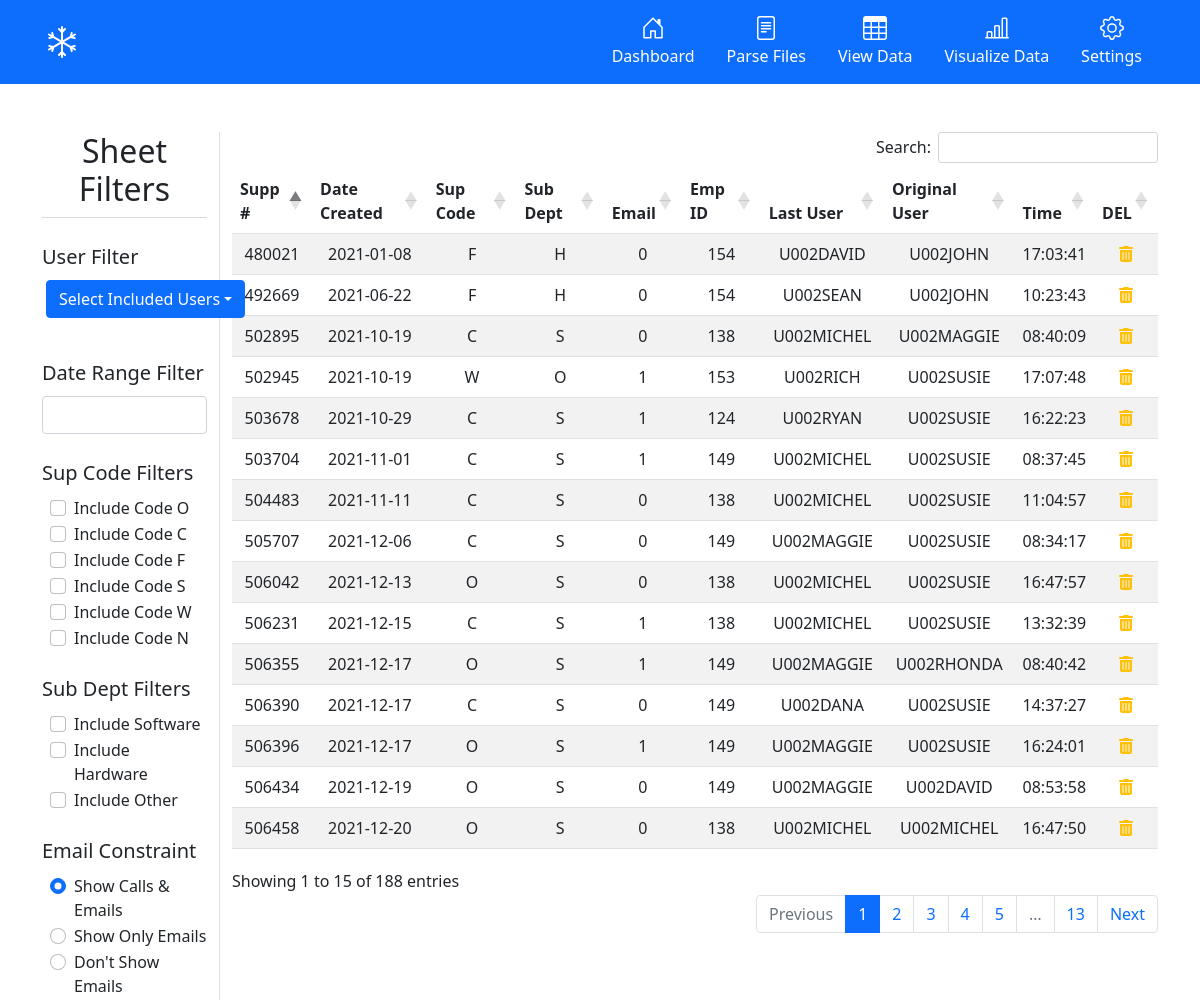
The app's page /sheets/ with its own data.
### tables this page shows
CREATE TABLE calls(
                                    support_number TEXT, 
                                    date_created TEXT, 
                                    sup_code TEXT,
                                    sub_dept TEXT,
                                    email TEXT,
                                    employee_id TEXT, 
                                    last_user TEXT, 
                                    original_user TEXT, 
                                    time_last_changed TEXT,
                                    FOREIGN KEY(employee_id) REFERENCES employees(id),
                                    PRIMARY KEY(support_number, date_created));

### src/routes/sheets_routes.py (the view)
@sheets_bp.route('/', methods=["GET"])
def sheets():
    return render_template('sheets.html', calls=calls_db.read(), employees=employees_db.read())

### src/models/call.py (called while the page is built)
    def read(self):
        self.cursor.execute('''
                            SELECT * FROM calls
                            ''')
        return self.cursor.fetchall()

### src/models/employee.py (called while the page is built)
    def read(self):
        self.cursor.execute('''
                            SELECT * FROM employees
                            ''')
        return self.cursor.fetchall()

### src/templates/sheets.html (shortened to what this page needs)
{% extends "base.html" %}
{% block content %}
<div class="container">
  <div class="row mt-5">
    <div class="col-2 border-end">
      <h2 class="display-6 text-center">Sheet Filters</h2>
      <div class="dropdown-divider mt-1"></div>
      <label for="userConstraint" class="form-label lead mt-3">User Filter</label>
      <div id="userConstraint" class="btn-group ms-1 mb-4">
        <button type="button" class="btn btn-primary dropdown-toggle" data-bs-toggle="dropdown">Select Included
          Users</button>
      </div>
      <label for="dateConstraint" class="form-label lead mt-3">Date Range Filter</label>
      <input id="dateConstraint" type="text" name="dates" class="form-control mb-4">
      <label for="supCodeConstraints" class="form-label lead">Sup Code Filters</label>
      <div id="supCodeConstraints" class="ms-2 mb-4">
        <div class="form-check">
          <label class="form-check-label" for="oCheck">Include Code O</label>
          <input class="form-check-input supCodeCheck" type="checkbox" value="O" id="oCheck">
        </div>
        <div class="form-check">
          <label class="form-check-label" for="cCheck">Include Code C</label>
          <input class="form-check-input supCodeCheck" type="checkbox" value="C" id="cCheck">
        </div>
        <div class="form-check">
          <label class="form-check-label" for="fCheck">Include Code F</label>
          <input class="form-check-input supCodeCheck" type="checkbox" value="F" id="fCheck">
        </div>
        <div class="form-check">
          <label class="form-check-label" for="sCheck">Include Code S</label>
          <input class="form-check-input supCodeCheck" type="checkbox" value="S" id="sCheck">
        </div>
        <div class="form-check">
          <label class="form-check-label" for="wCheck">Include Code W</label>
          <input class="form-check-input supCodeCheck" type="checkbox" value="W" id="wCheck">
        </div>
        <div class="form-check">
          <label class="form-check-label" for="nCheck">Include Code N</label>
          <input class="form-check-input supCodeCheck" type="checkbox" value="N" id="nCheck">
        </div>
      </div>
      <label for="subDeptConstraints" class="form-label lead">Sub Dept Filters</label>
      <div id="subDeptConstraints" class="ms-2 mb-4">
        <div class="form-check">
          <label class="form-check-label" for="softwareCheck">Include Software</label>
          <input class="form-check-input subDeptCheck" value="S" type="checkbox" id="softwareCheck">
        </div>
        <div class="form-check">
          <label class="form-check-label" for="hardwareCheck">Include Hardware</label>
          <input class="form-check-input subDeptCheck" value="H" type="checkbox" id="hardwareCheck">
        </div>
        <div class="form-check">
          <label class="form-check-label" for="otherCheck">Include Other</label>
          <input class="form-check-input subDeptCheck" value="O" type="checkbox" id="otherCheck">
        </div>
      </div>
      <label for="emailConstraint" class="form-label lead">Email Constraint</label>
      <div id="emailConstraint" class="ms-2">
        <div class="form-check">
          <label class="form-check-label" for="includeCallsAndEmailsCheck">Show Calls & Emails</label>
          <input class="form-check-input emailRadioButton" value="1|0" type="radio" name="flexRadioDefault" id="includeCallsAndEmailsCheck" checked>
        </div>
        <div class="form-check">
          <label class="form-check-label" for="includeEmailsCheck">Show Only Emails</label>
          <input class="form-check-input emailRadioButton" value="1" type="radio" name="flexRadioDefault" id="includeEmailsCheck">
        </div>
        <div class="form-check">
          <label class="form-check-label" for="excludeEmailsCheck">Don't Show Emails</label>
          <input class="form-check-input emailRadioButton" value="0" type="radio" name="flexRadioDefault" id="excludeEmailsCheck">
        </div>
      </div>
    </div>
    <div class="col-10">
      <table class="table table-striped dataTable text-center" id="sheetTable">
        <thead>
          <tr>
            <th scope="col">Supp #</th>
            <th scope="col">Date Created</th>
            <th scope="col">Sup Code</th>
            <th scope="col">Sub Dept</th>
            <th scope="col">Email</th>
            <th scope="col">Emp ID</th>
            <th scope="col">Last User</th>
            <th scope="col">Original User</th>
            <th scope="col">Time</th>
            <th scope="col">DEL</th>
          </tr>
        </thead>
        <tbody>
          {% for call in calls %}
          <tr>
            <td>{{ call[0] }}</td>
            <td>{{ call[1] }}</td>
            <td>{{ call[2] }}</td>
            <td>{{ call[3] }}</td>
            <td>{{ call[4] }}</td>
            <td>{{ call[5] }}</td>
            <td>{{ call[6] }}</td>
            <td>{{ call[7] }}</td>
            <td>{{ call[8] }}</td>
            <td>
              <a>
                <i class="fas fa-trash-alt text-warning"></i>
              </a>
          </tr>
          {% endfor %}
        </tbody>
      </table>
    </div>
  </div>
</div>
{% endblock %}

### src/templates/base.html (shortened to what this page needs)
<!DOCTYPE html>
<html lang="en">
<head>
    <link href="https://cdn.jsdelivr.net/npm/bootstrap@5.1.3/dist/css/bootstrap.min.css" rel="stylesheet"
>
    <link rel="stylesheet" href="https://cdnjs.cloudflare.com/ajax/libs/animate.css/4.1.1/animate.min.css" />
    <link rel="stylesheet" href="https://cdn.datatables.net/1.11.5/css/dataTables.bootstrap5.min.css">
    <link rel="stylesheet" type="text/css" href="https://cdn.jsdelivr.net/npm/daterangepicker/daterangepicker.css" />
    <link rel="stylesheet" type="text/css" href="{{ url_for('static',filename='css/styles.css') }}">
</head>
<body>
    <div class="px-3 py-2 bg-primary text-white">
        <div class="container">
            <div class="d-flex flex-wrap align-items-center justify-content-center justify-content-lg-start">
                <a href="/" class="d-flex align-items-center my-2 my-lg-0 me-lg-auto text-white text-decoration-none">
                    <svg class="bi me-2" width="40" height="32" role="img" aria-label="Snowball">
                        <use xlink:href="#snowball"></use>
                    </svg>
                </a>
                <ul class="nav col-12 col-lg-auto my-2 justify-content-center my-md-0 text-small">
                    <li>
                        <a href="/settings/employees" class="nav-link text-white">
                            <svg class="bi d-block mx-auto mb-1" width="24" height="24">
                                <use xlink:href="#home"></use>
                            </svg>
                            Dashboard
                        </a>
                    </li>
                    <li>
                        <a href="/parse" class="nav-link text-white">
                            <svg class="bi d-block mx-auto mb-1" width="24" height="24">
                                <use xlink:href="#file-text"></use>
                            </svg>
                            Parse Files
                        </a>
                    </li>
                    <li>
                        <a href="/sheets" class="nav-link text-white">
                            <svg class="bi d-block mx-auto mb-1" width="24" height="24">
                                <use xlink:href="#table"></use>
                            </svg>
                            View Data
                        </a>
                    </li>
                    <li>
                        <a href="/visualize" class="nav-link text-white">
                            <svg class="bi d-block mx-auto mb-1" width="24" height="24">
                                <use xlink:href="#chart"></use>
                            </svg>
                            Visualize Data
                        </a>
                    </li>
                    <li>
                        <a href="#" class="nav-link text-white">
                            <svg class="bi d-block mx-auto mb-1" width="24" height="24">
                                <use xlink:href="#setting"></use>
                            </svg>
                            Settings
                        </a>
                    </li>
                </ul>
            </div>
        </div>
    </div>
    {% block content %}
    {% endblock %}
</body>
</html>

### src/static/css/styles.css (style rules this page uses)
.bi { vertical-align: -0.125em; pointer-events: none; fill: currentColor; }
.display-6 { font-size: 2rem !important; }

### records on screen
calls: support_number "492669", date_created "2021-06-22", sup_code "F", sub_dept "H", email "0", employee "154", last_user "U002SEAN", original_user "U002JOHN", time_last_changed "10:23:43"
calls: support_number "480021", date_created "2021-01-08", sup_code "F", sub_dept "H", email "0", employee "154", last_user "U002DAVID", original_user "U002JOHN", time_last_changed "17:03:41"
calls: support_number "505707", date_created "2021-12-06", sup_code "C", sub_dept "S", email "0", employee "149", last_user "U002MAGGIE", original_user "U002SUSIE", time_last_changed "08:34:17"
calls: support_number "502945", date_created "2021-10-19", sup_code "W", sub_dept "O", email "1", employee "153", last_user "U002RICH", original_user "U002SUSIE", time_last_changed "17:07:48"
calls: support_number "503678", date_created "2021-10-29", sup_code "C", sub_dept "S", email "1", employee "124", last_user "U002RYAN", original_user "U002SUSIE", time_last_changed "16:22:23"
calls: support_number "502895", date_created "2021-10-19", sup_code "C", sub_dept "S", email "0", employee "138", last_user "U002MICHEL", original_user "U002MAGGIE", time_last_changed "08:40:09"
calls: support_number "504483", date_created "2021-11-11", sup_code "C", sub_dept "S", email "0", employee "138", last_user "U002MICHEL", original_user "U002SUSIE", time_last_changed "11:04:57"
calls: support_number "506458", date_created "2021-12-20", sup_code "O", sub_dept "S", email "0", employee "138", last_user "U002MICHEL", original_user "U002MICHEL", time_last_changed "16:47:50"
calls: support_number "506042", date_created "2021-12-13", sup_code "O", sub_dept "S", email "0", employee "138", last_user "U002MICHEL", original_user "U002SUSIE", time_last_changed "16:47:57"
calls: support_number "506231", date_created "2021-12-15", sup_code "C", sub_dept "S", email "1", employee "138", last_user "U002MICHEL", original_user "U002SUSIE", time_last_changed "13:32:39"
calls: support_number "506434", date_created "2021-12-19", sup_code "O", sub_dept "S", email "0", employee "149", last_user "U002MAGGIE", original_user "U002DAVID", time_last_changed "08:53:58"
calls: support_number "506390", date_created "2021-12-17", sup_code "C", sub_dept "S", email "0", employee "149", last_user "U002DANA", original_user "U002SUSIE", time_last_changed "14:37:27"
calls: support_number "503704", date_created "2021-11-01", sup_code "C", sub_dept "S", email "1", employee "149", last_user "U002MICHEL", original_user "U002SUSIE", time_last_changed "08:37:45"
calls: support_number "506355", date_created "2021-12-17", sup_code "O", sub_dept "S", email "1", employee "149", last_user "U002MAGGIE", original_user "U002RHONDA", time_last_changed "08:40:42"
calls: support_number "506396", date_created "2021-12-17", sup_code "O", sub_dept "S", email "1", employee "149", last_user "U002MAGGIE", original_user "U002SUSIE", time_last_changed "16:24:01"
